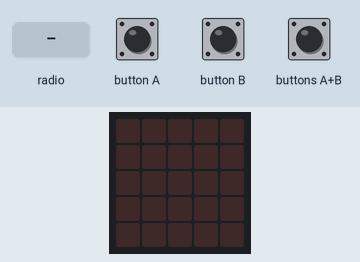
A program run on a simulated BBC micro:bit (MakeCode). Shown: the board's 5×5 LED display. The test bench sets the inputs (shaded band). Random numbers come from a fixed seed.

Above: at 1.2 s.
1.3 s: button B pressed for 0.15 s
At 2.0 s:
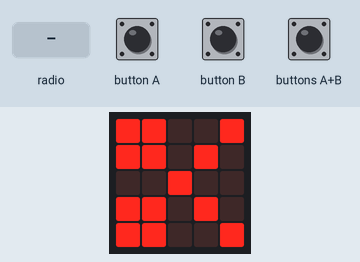
2.9 s: radio message "1" arrives
At 4.2 s:
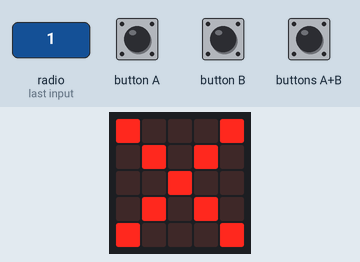
5.0 s: buttons A+B pressed for 0.15 s
At 6.1 s:
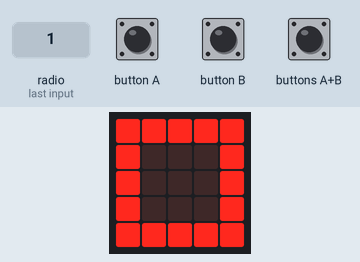
6.6 s: radio message "3" arrives
At 8.2 s:
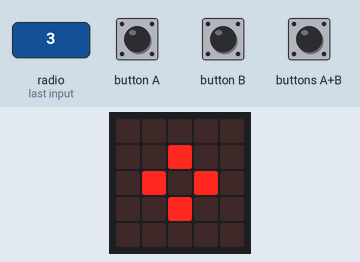
8.7 s: radio message "1" arrives
At 9.8 s:
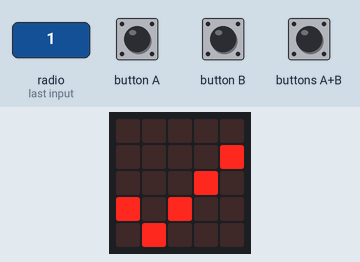
Timing chart, 0 to 11.7 s (numbered marks = the images above; inputs shaded):
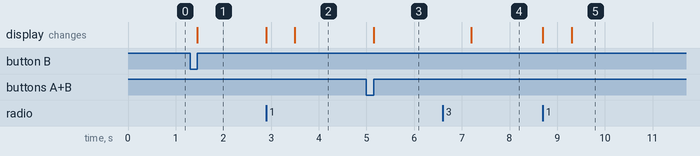

Measured:
- after the input at 1.3 s, the display: changes after 0.15 s (image 1)
- after the input at 2.9 s, the display: first changes at once (image 2 shows a later state)
- after the input at 5.0 s, the display: changes after 0.15 s (image 3)
- after the input at 6.6 s, the display: changes after 0.60 s (image 4)
- after the input at 8.7 s, the display: first changes at once (image 5 shows a later state)

The program:

main.ts
```typescript
radio.onReceivedNumber(function (receivedNumber) {
    if (receivedNumber == 1) {
        basic.showIcon(IconNames.SmallSquare)
    }
    if (receivedNumber == 2) {
        basic.showIcon(IconNames.Scissors)
    }
    if (receivedNumber == 3) {
        basic.showIcon(IconNames.Square)
    }
    if (Tirada == 1 && receivedNumber == 2) {
        basic.showIcon(IconNames.Yes)
    }
    if (Tirada == 1 && receivedNumber == 3) {
        basic.showIcon(IconNames.No)
    }
    if (Tirada == 1 && receivedNumber == 1) {
        basic.showIcon(IconNames.SmallDiamond)
    }
    if (Tirada == 2 && receivedNumber == 3) {
        basic.showIcon(IconNames.Yes)
    }
    if (Tirada == 2 && receivedNumber == 1) {
        basic.showIcon(IconNames.No)
    }
    if (Tirada == 2 && receivedNumber == 2) {
        basic.showIcon(IconNames.SmallDiamond)
    }
    if (Tirada == 3 && receivedNumber == 1) {
        basic.showIcon(IconNames.Yes)
    }
    if (Tirada == 3 && receivedNumber == 2) {
        basic.showIcon(IconNames.No)
    }
    if (Tirada == 3 && receivedNumber == 3) {
        basic.showIcon(IconNames.SmallDiamond)
    }
    if (Tirada == 1 && receivedNumber == 2) {
        PUNTOS += 1
    }
    if (Tirada == 2 && receivedNumber == 3) {
        PUNTOS += 1
    }
    if (Tirada == 3 && receivedNumber == 1) {
        PUNTOS += 1
    }
})
input.onButtonPressed(Button.A, function () {
    radio.sendNumber(Tirada)
})
input.onGesture(Gesture.Shake, function () {
    Tirada = randint(1, 1)
    basic.showIcon(IconNames.SmallSquare)
})
input.onButtonPressed(Button.AB, function () {
    Tirada = randint(3, 3)
    basic.showIcon(IconNames.Square)
})
input.onButtonPressed(Button.B, function () {
    Tirada = randint(2, 2)
    basic.showIcon(IconNames.Scissors)
})
let PUNTOS = 0
let Tirada = 0
radio.setGroup(119)
basic.forever(function () {

})
basic.forever(function () {
    if (PUNTOS == 5) {
        basic.showString("HAS GANADO")
    }
})
```

test.ts
```typescript
// aquí va el archivo "tests"; esto no se compilará cuando este paquete se utilice como una extensión.
```
